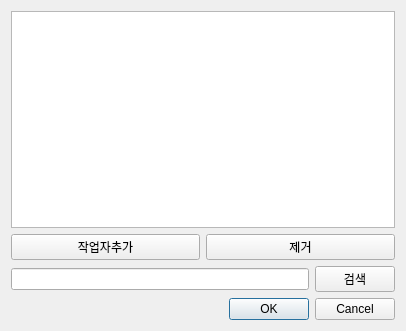
<?xml version="1.0" encoding="UTF-8"?>
<ui version="4.0">
 <class>workmen_select_popup</class>
 <widget class="QDialog" name="workmen_select_popup">
  <property name="geometry">
   <rect>
    <x>0</x>
    <y>0</y>
    <width>406</width>
    <height>331</height>
   </rect>
  </property>
  <property name="windowTitle">
   <string>Dialog</string>
  </property>
  <layout class="QGridLayout" name="gridLayout">
   <item row="3" column="0">
    <widget class="QDialogButtonBox" name="buttonBox">
     <property name="orientation">
      <enum>Qt::Horizontal</enum>
     </property>
     <property name="standardButtons">
      <set>QDialogButtonBox::Cancel|QDialogButtonBox::Ok</set>
     </property>
    </widget>
   </item>
   <item row="0" column="0">
    <widget class="QTableView" name="tableView"/>
   </item>
   <item row="1" column="0">
    <layout class="QHBoxLayout" name="horizontalLayout">
     <item>
      <widget class="QPushButton" name="work_add_btn">
       <property name="text">
        <string>작업자추가</string>
       </property>
      </widget>
     </item>
     <item>
      <widget class="QPushButton" name="work_delete_btn">
       <property name="text">
        <string>제거</string>
       </property>
      </widget>
     </item>
    </layout>
   </item>
   <item row="2" column="0">
    <layout class="QHBoxLayout" name="horizontalLayout_2">
     <item>
      <widget class="QLineEdit" name="work_serach_edit"/>
     </item>
     <item>
      <widget class="QPushButton" name="work_search_btn">
       <property name="text">
        <string>검색</string>
       </property>
      </widget>
     </item>
    </layout>
   </item>
  </layout>
 </widget>
 <resources/>
 <connections>
  <connection>
   <sender>buttonBox</sender>
   <signal>accepted()</signal>
   <receiver>workmen_select_popup</receiver>
   <slot>accept()</slot>
   <hints>
    <hint type="sourcelabel">
     <x>248</x>
     <y>254</y>
    </hint>
    <hint type="destinationlabel">
     <x>157</x>
     <y>274</y>
    </hint>
   </hints>
  </connection>
  <connection>
   <sender>buttonBox</sender>
   <signal>rejected()</signal>
   <receiver>workmen_select_popup</receiver>
   <slot>reject()</slot>
   <hints>
    <hint type="sourcelabel">
     <x>316</x>
     <y>260</y>
    </hint>
    <hint type="destinationlabel">
     <x>286</x>
     <y>274</y>
    </hint>
   </hints>
  </connection>
 </connections>
</ui>
